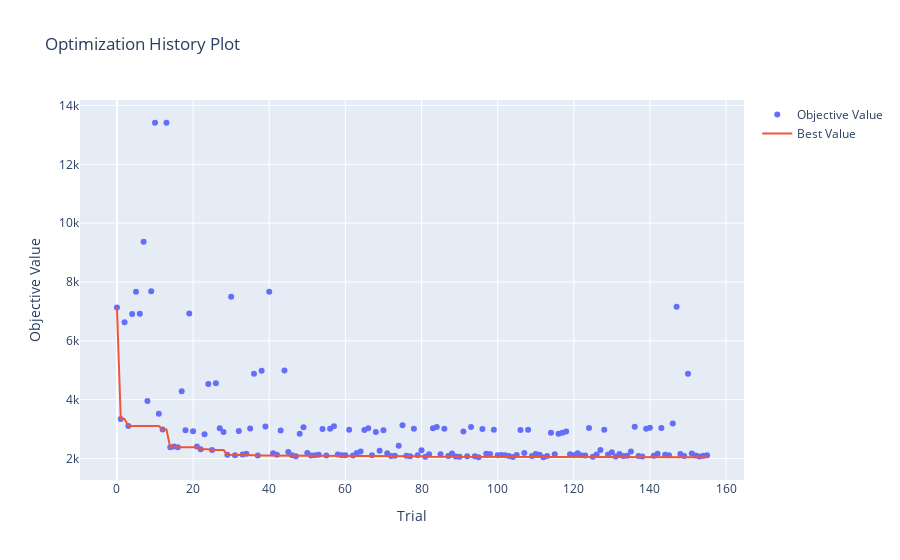

The notebook cell this image was saved under:
### Code cell
# Gráfico de historial de optimización con Optuna
plot_optimization_history(study_opt)

### Figure 1 — Plotly figure (JSON) as saved in the notebook; plotly's stock layout.template omitted (floating-point values rounded to 4 significant figures; data arrays with more than 128 entries replaced by an {"elided": "..."} marker saying what was removed)
{"data": [{"mode": "markers", "name": "Objective Value", "type": "scatter", "x": {"elided": "156 int values"}, "y": {"elided": "156 float values"}}, {"mode": "lines", "name": "Best Value", "type": "scatter", "x": {"elided": "156 int values"}, "y": {"elided": "156 float values"}}, {"marker": {"color": "#cccccc"}, "mode": "markers", "name": "Infeasible Trial", "showlegend": false, "type": "scatter", "x": [], "y": []}], "layout": {"title": {"text": "Optimization History Plot"}, "xaxis": {"title": {"text": "Trial"}}, "yaxis": {"title": {"text": "Objective Value"}}}}
